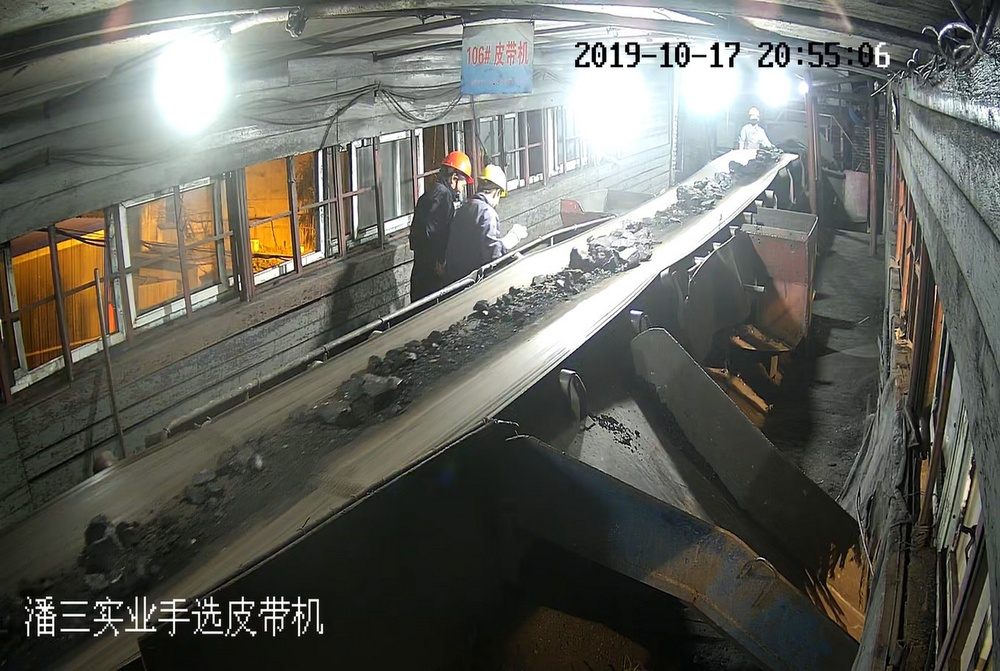
#> input picture data/test_data/A/1.jpg, 1000 x 671 px, shrunk from 2040 x 1368 before the run
$ python '同态滤波.py'
#> lines starting #> are read from the running program, lines starting #| are printed output that depends on the picture; after the words box and inside, x2 and y2 are one past the last pixel; in counts of white or black regions, pixels touching at a corner belong together
import cv2
import numpy as np
import matplotlib.pyplot as plt


def homomorphic_filter(img, d0=0.1, rL=0.5, rH=2.0, c=1.0):
    # Convert image to float32
    img_float = img.astype(np.float32)

    # Apply log transformation
    img_log = np.log1p(img_float)

    # Perform FFT
    img_fft = np.fft.fft2(img_log)
    img_fft_shift = np.fft.fftshift(img_fft)

    # Create Gaussian high-pass filter
    rows, cols = img.shape
    crow, ccol = rows // 2, cols // 2
    mask = np.ones((rows, cols), np.float32)
    for u in range(rows):
        for v in range(cols):
            D_uv = np.sqrt((u - crow) ** 2 + (v - ccol) ** 2)
            mask[u, v] = (rH - rL) * (1 - np.exp(-c * (D_uv ** 2 / (d0 ** 2)))) + rL

    # Ensure mask has the same shape as img_fft_shift
    mask = mask[..., np.newaxis]

    # Apply filter to the FFT image
    img_fft_filt = img_fft_shift * mask

    # Perform inverse FFT
    img_ifft_shift = np.fft.ifftshift(img_fft_filt)
    img_ifft = np.fft.ifft2(img_ifft_shift)
    img_exp = np.expm1(np.real(img_ifft))

    # Normalize the image
    img_output = cv2.normalize(img_exp, None, 0, 255, cv2.NORM_MINMAX).astype(np.uint8)

    return img_output


# Load your image
img_path = '1.jpg'  # Replace with your image path
img = cv2.imread(img_path)
#> img is the input picture: shape (671, 1000, 3); mean B, G, R 92.6, 99.3, 98.8

# Split the image into R, G, B channels
b, g, r = cv2.split(img)
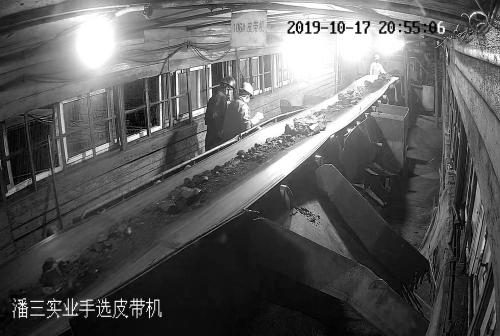
#> b: shape (671, 1000) (shown at 1/2 size); min 0, max 255, mean 92.6
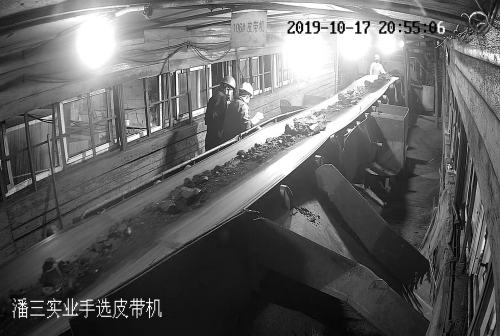
#> g: shape (671, 1000) (shown at 1/2 size); min 0, max 255, mean 99.3
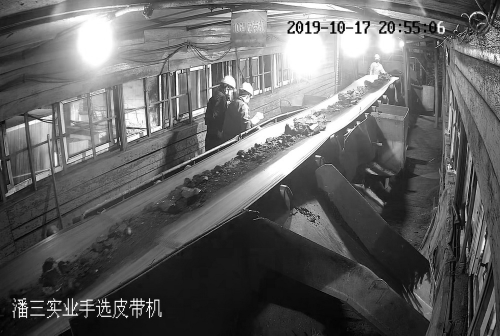
#> r: shape (671, 1000) (shown at 1/2 size); min 0, max 255, mean 98.8

# Apply homomorphic filter to each channel
filtered_b = homomorphic_filter(b)
#> in homomorphic_filter, `img_log = np.log1p(img_float)`:
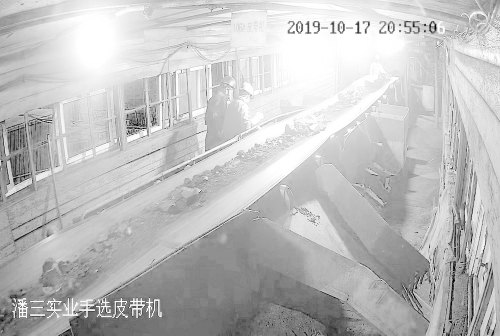
#> img_log: shape (671, 1000) float32 (shown at 1/2 size); min 0, max 5.55, mean 4.18; drawn with min black and max white
#> after the loop in homomorphic_filter, `for u in range(rows):`:
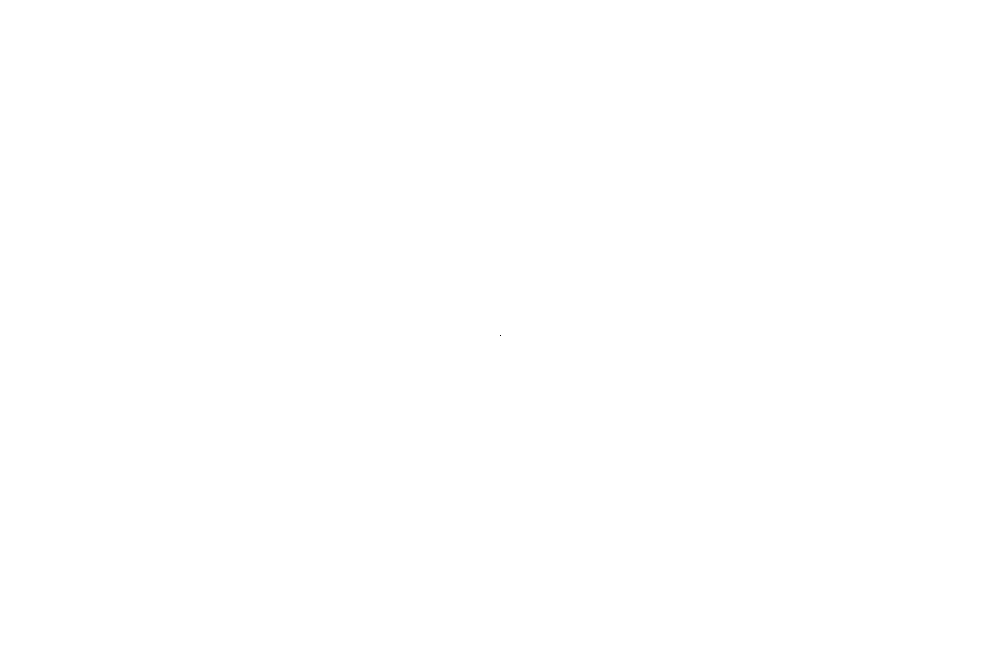
#> mask: shape (671, 1000) float32; values 0.5 (black) and 2 (white), 100% white; black in thin lines or dots, all inside (x1, y1, x2, y2) = (500, 335, 501, 336)
#> (the run stopped early here; a loop or call above may not have finished)

$ run again, with data/test_data/A/2.jpg copied over data/test_data/A/1.jpg
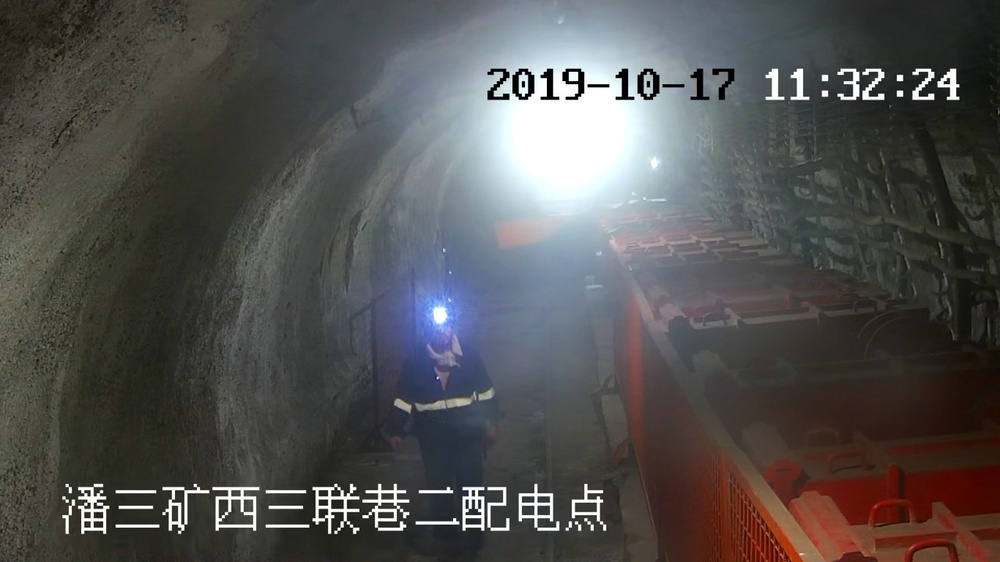
#> input picture data/test_data/A/2.jpg, 1000 x 562 px, shrunk from 1366 x 768 before the run
#> img is the input picture: shape (562, 1000, 3); mean B, G, R 80.2, 81.3, 82.7
#> `b, g, r = cv2.split(img)`:
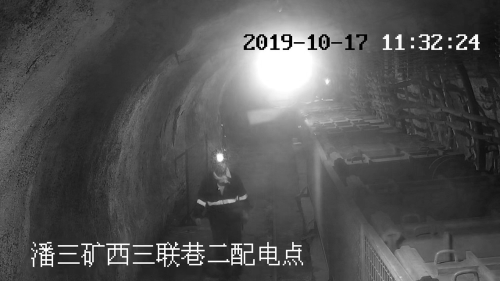
#> r: shape (562, 1000) (shown at 1/2 size); min 0, max 255, mean 82.7
#> in homomorphic_filter, `img_log = np.log1p(img_float)`:
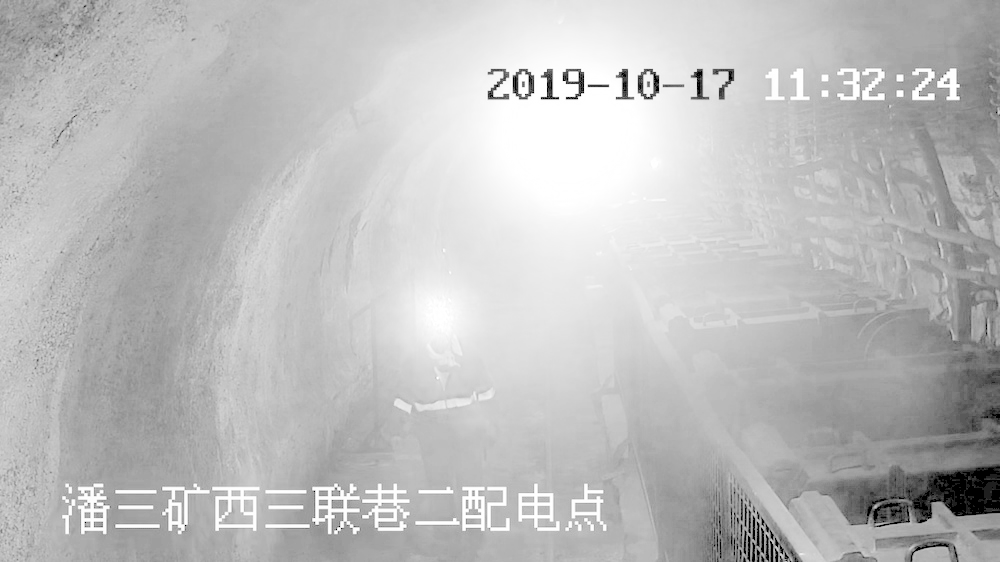
#> img_log: shape (562, 1000) float32; min 0, max 5.55, mean 4.14; drawn with min black and max white

$ run again, with data/test_data/A/3.jpg copied over data/test_data/A/1.jpg
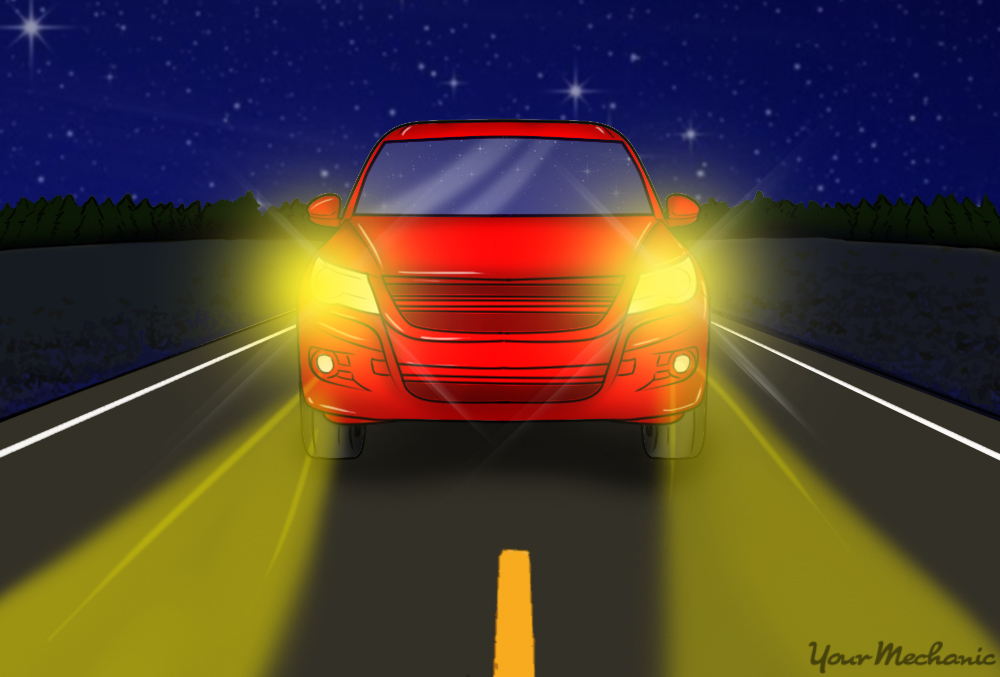
#> input picture data/test_data/A/3.jpg, 1000 x 677 px
#> img is the input picture: shape (677, 1000, 3); mean B, G, R 49.3, 62.1, 78.6
#> `b, g, r = cv2.split(img)`:
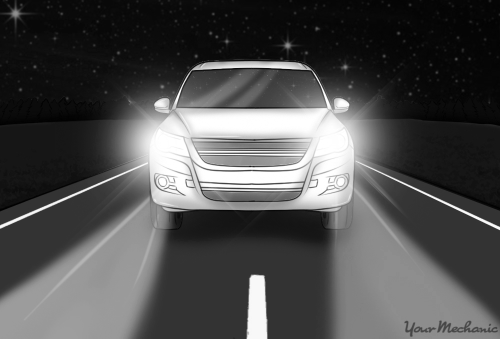
#> r: shape (677, 1000) (shown at 1/2 size); min 0, max 255, mean 78.6
#> in homomorphic_filter, `img_log = np.log1p(img_float)`:
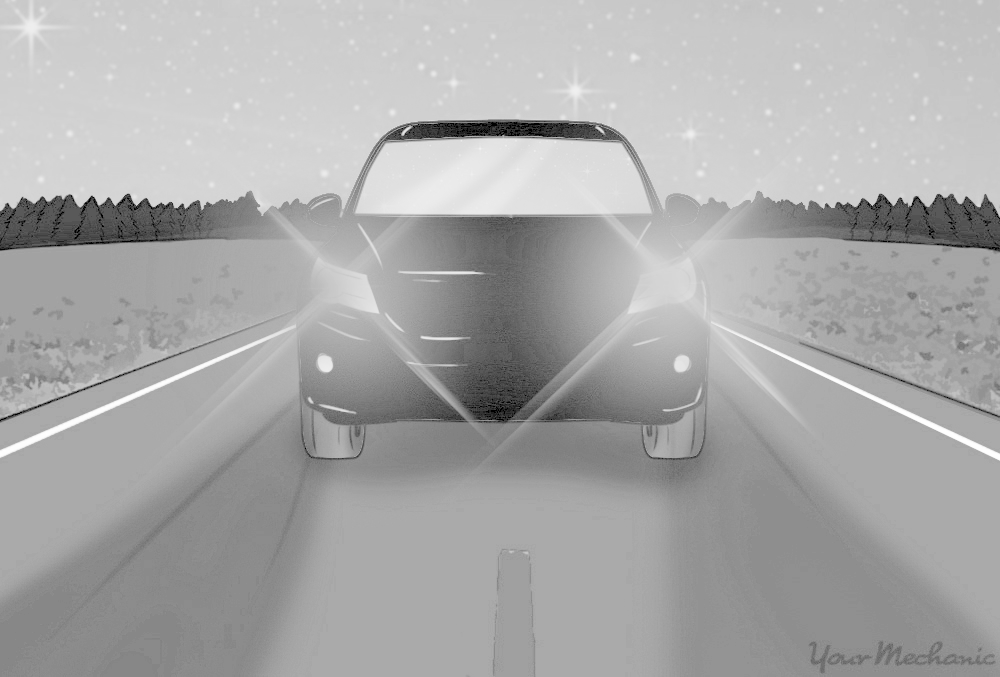
#> img_log: shape (677, 1000) float32; min 0, max 5.52, mean 3.68; drawn with min black and max white
